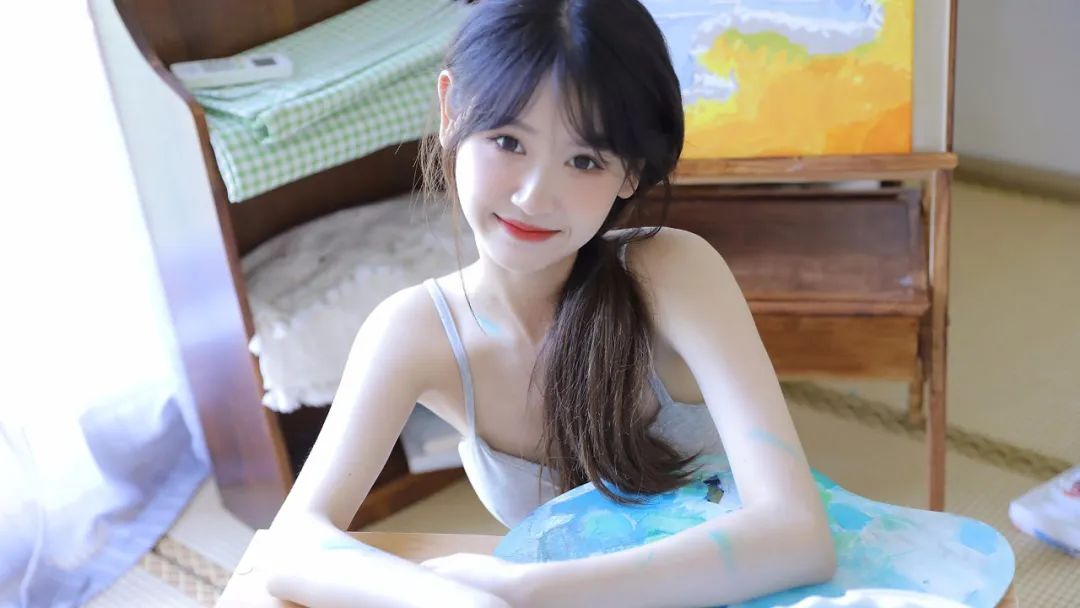
#> input picture OpenCV/10000.jpg, 1080 x 608 px
$ python '反阈值法.py'
#> lines starting #> are read from the running program, lines starting #| are printed output that depends on the picture; after the words box and inside, x2 and y2 are one past the last pixel; in counts of white or black regions, pixels touching at a corner belong together
# 使用反阈值发去二值化灰度图

import cv2

cv_img = cv2.imread('../10000.jpg')
#> cv_img is the input picture: shape (608, 1080, 3); mean B, G, R 159.3, 160.5, 164.5

cv_gray = cv2.cvtColor(cv_img, cv2.COLOR_BGR2GRAY)
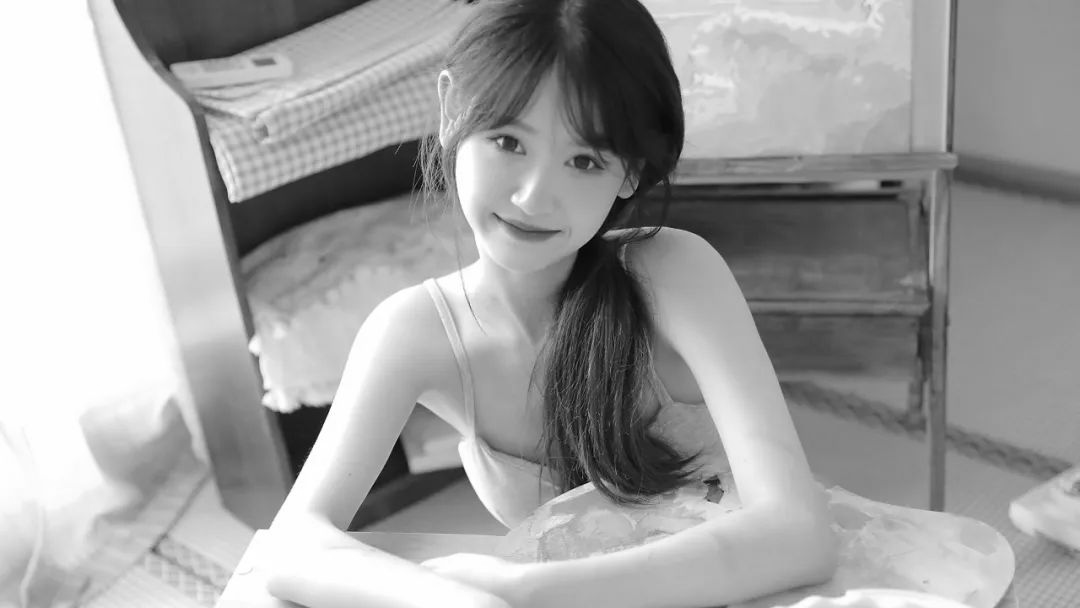
#> cv_gray: shape (608, 1080); min 2, max 255, mean 161.6

ret,cv_thresh = cv2.threshold(cv_gray,127,255,cv2.THRESH_BINARY_INV)
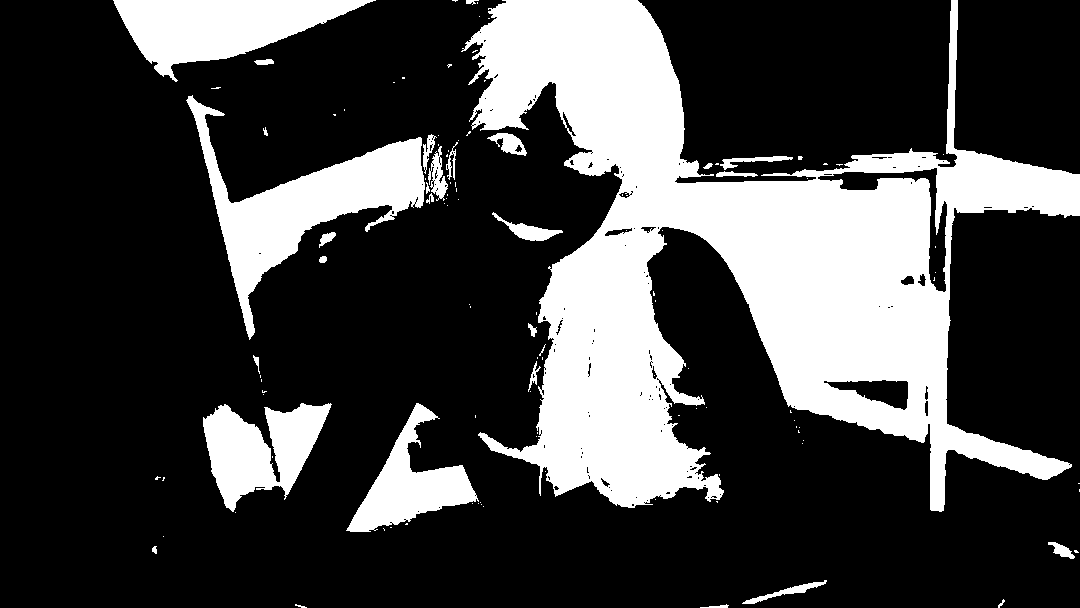
#> cv_thresh: shape (608, 1080); 26.2% white; 117 white regions (88 under 20 px), largest, box (x1, y1, x2, y2) and area: (461, 0, 1080, 512) 127458, (186, 95, 425, 340) 15362, (113, 0, 376, 82) 10875

cv2.imshow('cv_img', cv_img)
cv2.imshow('cv_gray', cv_gray)
cv2.imshow('cv_thresh', cv_thresh)
cv2.waitKey(0)

$ run again, with OpenCV/img.png saved as OpenCV/10000.jpg
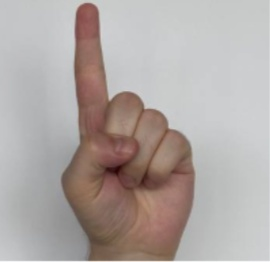
#> input picture OpenCV/img.png, 270 x 262 px
#> cv_img is the input picture: shape (262, 270, 3); mean B, G, R 164.4, 167.4, 175.9
#> `cv_gray = cv2.cvtColor(cv_img, cv2.COLOR_BGR2GRAY)`:
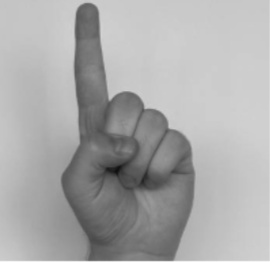
#> cv_gray: shape (262, 270); min 15, max 248, mean 169.6
#> `ret,cv_thresh = cv2.threshold(cv_gray,127,255,cv2.THRESH_BINARY_INV)`:
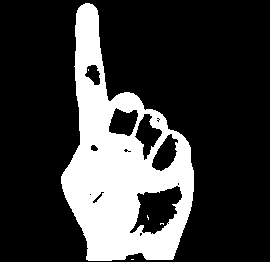
#> cv_thresh: shape (262, 270); 22.9% white; 5 white regions (4 under 20 px), largest, box (x1, y1, x2, y2) and area: (61, 3, 194, 261) 16183

$ run again, with OpenCV/img_1.png saved as OpenCV/10000.jpg
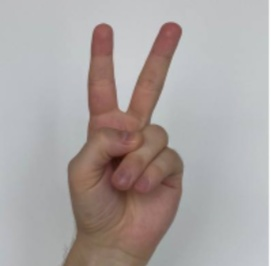
#> input picture OpenCV/img_1.png, 271 x 266 px
#> cv_img is the input picture: shape (266, 271, 3); mean B, G, R 162.9, 164.3, 171.5
#> `cv_gray = cv2.cvtColor(cv_img, cv2.COLOR_BGR2GRAY)`:
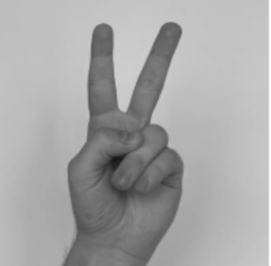
#> cv_gray: shape (266, 271); min 22, max 255, mean 166.4
#> `ret,cv_thresh = cv2.threshold(cv_gray,127,255,cv2.THRESH_BINARY_INV)`:
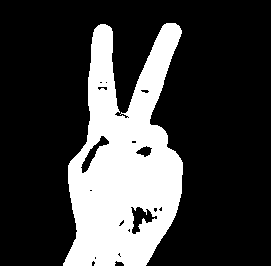
#> cv_thresh: shape (266, 271); 24.8% white; 1 white region, box (x1, y1, x2, y2) and area: (63, 23, 183, 266) 17906
